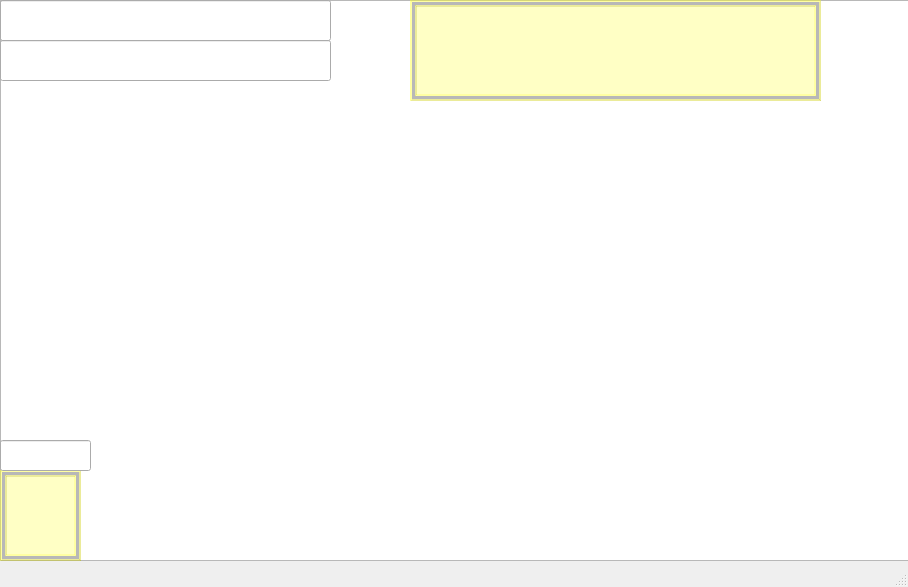
<?xml version="1.0" encoding="UTF-8"?>
<ui version="4.0">
 <class>MainWindow</class>
 <widget class="QMainWindow" name="MainWindow">
  <property name="geometry">
   <rect>
    <x>0</x>
    <y>0</y>
    <width>908</width>
    <height>587</height>
   </rect>
  </property>
  <property name="windowTitle">
   <string>MainWindow</string>
  </property>
  <widget class="QWidget" name="centralwidget">
   <widget class="QGraphicsView" name="graphicsView">
    <property name="geometry">
     <rect>
      <x>0</x>
      <y>0</y>
      <width>911</width>
      <height>561</height>
     </rect>
    </property>
   </widget>
   <widget class="QListWidget" name="listWidget">
    <property name="geometry">
     <rect>
      <x>410</x>
      <y>0</y>
      <width>411</width>
      <height>101</height>
     </rect>
    </property>
    <property name="styleSheet">
     <string notr="true">background-color: rgba(255, 255, 10, 60);
</string>
    </property>
    <property name="frameShape">
     <enum>QFrame::Box</enum>
    </property>
    <property name="frameShadow">
     <enum>QFrame::Raised</enum>
    </property>
    <property name="lineWidth">
     <number>2</number>
    </property>
    <property name="midLineWidth">
     <number>3</number>
    </property>
    <property name="autoScrollMargin">
     <number>16</number>
    </property>
    <property name="tabKeyNavigation">
     <bool>false</bool>
    </property>
    <property name="spacing">
     <number>0</number>
    </property>
    <property name="viewMode">
     <enum>QListView::ListMode</enum>
    </property>
   </widget>
   <widget class="QLineEdit" name="lineEdit">
    <property name="geometry">
     <rect>
      <x>0</x>
      <y>0</y>
      <width>331</width>
      <height>41</height>
     </rect>
    </property>
    <property name="styleSheet">
     <string notr="true">color: rgb(128, 0, 2);
</string>
    </property>
    <property name="text">
     <string/>
    </property>
   </widget>
   <widget class="QLineEdit" name="lineEdit_2">
    <property name="geometry">
     <rect>
      <x>0</x>
      <y>40</y>
      <width>331</width>
      <height>41</height>
     </rect>
    </property>
    <property name="styleSheet">
     <string notr="true">color: rgb(128, 0, 2);
</string>
    </property>
    <property name="text">
     <string/>
    </property>
   </widget>
   <widget class="QListWidget" name="listWidget_2">
    <property name="geometry">
     <rect>
      <x>0</x>
      <y>470</y>
      <width>81</width>
      <height>91</height>
     </rect>
    </property>
    <property name="styleSheet">
     <string notr="true">background-color: rgba(255, 255, 10, 60);
</string>
    </property>
    <property name="frameShape">
     <enum>QFrame::Box</enum>
    </property>
    <property name="frameShadow">
     <enum>QFrame::Raised</enum>
    </property>
    <property name="lineWidth">
     <number>2</number>
    </property>
    <property name="midLineWidth">
     <number>3</number>
    </property>
    <property name="autoScrollMargin">
     <number>16</number>
    </property>
    <property name="tabKeyNavigation">
     <bool>false</bool>
    </property>
    <property name="spacing">
     <number>0</number>
    </property>
    <property name="viewMode">
     <enum>QListView::ListMode</enum>
    </property>
   </widget>
   <widget class="QLineEdit" name="lineEdit_3">
    <property name="geometry">
     <rect>
      <x>0</x>
      <y>440</y>
      <width>91</width>
      <height>31</height>
     </rect>
    </property>
    <property name="styleSheet">
     <string notr="true"/>
    </property>
    <property name="text">
     <string/>
    </property>
   </widget>
  </widget>
  <widget class="QMenuBar" name="menubar">
   <property name="geometry">
    <rect>
     <x>0</x>
     <y>0</y>
     <width>908</width>
     <height>22</height>
    </rect>
   </property>
  </widget>
  <widget class="QStatusBar" name="statusbar"/>
 </widget>
 <resources/>
 <connections/>
</ui>
